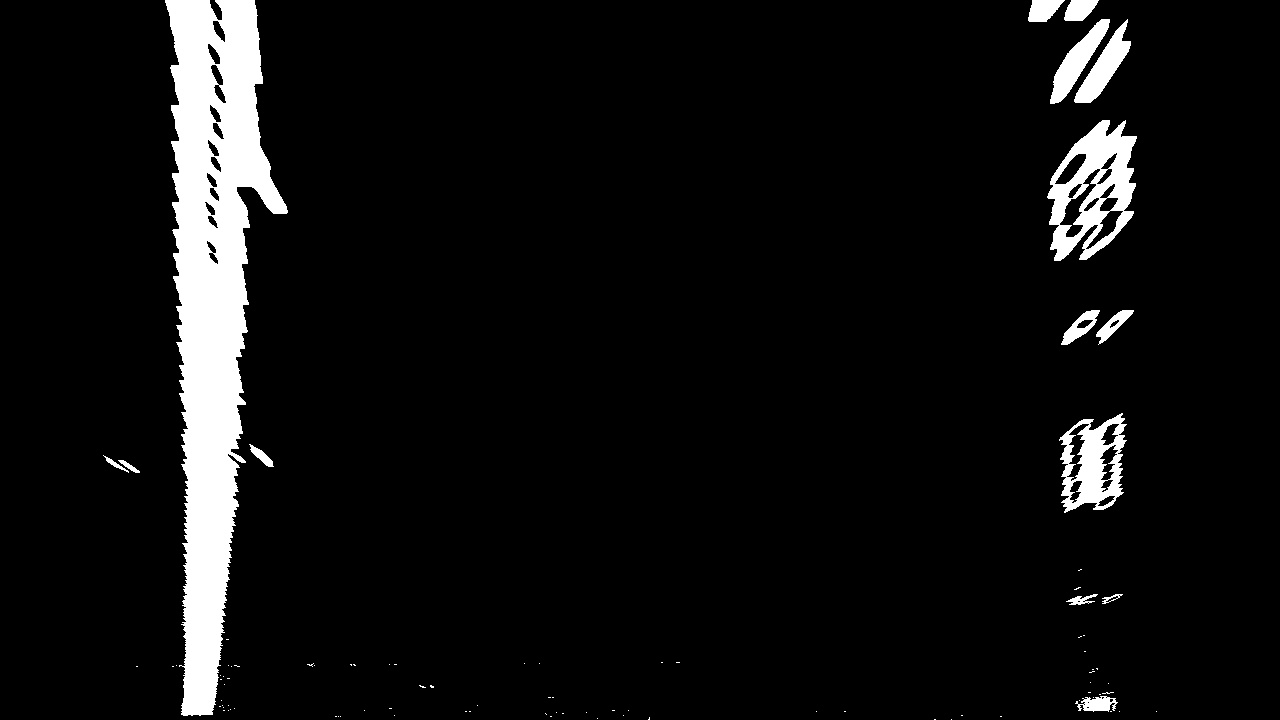
#> input picture output_images/birds_eye_test.jpg, 1280 x 720 px
$ jupyter execute --allow-errors Lane_line.ipynb   (shell and % lines are left out)   (older library calls are emulated)
#> lines starting #> are read from the running program, lines starting #| are printed output that depends on the picture; after the words box and inside, x2 and y2 are one past the last pixel; in counts of white or black regions, pixels touching at a corner belong together; long printed decimals are rounded
#> further down, binary_warped is the input picture: shape (720, 1280); min 0, max 255, mean 16.7
## Advanced Lane Finding Project

The goals / steps of this project are the following:

* Compute the camera calibration matrix and distortion coefficients given a set of chessboard images.
* Apply a distortion correction to raw images.
* Use color transforms, gradients, etc., to create a thresholded binary image.
* Apply a perspective transform to rectify binary image ("birds-eye view").
* Detect lane pixels and fit to find the lane boundary.
* Determine the curvature of the lane and vehicle position with respect to center.
* Warp the detected lane boundaries back onto the original image.
* Output visual display of the lane boundaries and numerical estimation of lane curvature and vehicle position.

---
## First, I'll compute the camera calibration using chessboard images

[cell 1]
import numpy as np
import cv2
import glob
import matplotlib.pyplot as plt


# [27 lines left out: function compute_points_for_calibration, not called in this run]

## Apply a distortion correction to raw images.

[cell 2]
# Define a function that takes an image, number of x and y points,
# camera matrix and distortion coefficients
# [35 lines left out: function corners_unwarp, not called in this run]

[cell 3]
# Compute the camera calibration matrix and distortion coefficients

# Make a list of calibration images
images = glob.glob('./camera_cal/calibration*.jpg')
#> (the rest of this cell did not finish here and is left out)

### Calibration Test

[cell 4]
import matplotlib.image as mpimg

nx, ny = 9, 6

cal_test_img = cv2.imread('./camera_cal/calibration17.jpg')
#> (the rest of this cell did not finish here and is left out)

#> (a cell that did not finish here is left out)

## Use color transforms, gradients, etc., to create a thresholded binary image.

[cell 6]
# [31 lines left out: function color_pipeline, not called in this run]

### Color Pipeline test

#> (a cell that did not finish here is left out)

## Apply a perspective transform to rectify binary image ("birds-eye view").

[cell 8]
# [5 lines left out: function get_image_src_dst, not called in this run]

def get_birds_eye_matrix(img):
    src, dst = get_image_src_dst(img)
    return cv2.getPerspectiveTransform(src, dst)

def get_birds_eye_inverse_matrix(img):
    src, dst = get_image_src_dst(img)
    return cv2.getPerspectiveTransform(dst, src)

# [7 lines left out: function warper, not called in this run]

def birds_eye_view(img):
    src, dst = get_image_src_dst(img)
    return warper(img, src, dst)

#> (a cell that did not finish here is left out)

#> (a cell that did not finish here is left out)

## Detect lane pixels and fit to find the lane boundary.

[cell 11]
def fit_poly(img_shape, leftx, lefty, rightx, righty):
    left_fit = np.polyfit(lefty, leftx, 2)
    right_fit = np.polyfit(righty, rightx, 2)

    # Generate x and y values for plotting
    ploty = np.linspace(0, img_shape[0]-1, img_shape[0] )
    try:
        left_fitx = left_fit[0]*ploty**2 + left_fit[1]*ploty + left_fit[2]
        right_fitx = right_fit[0]*ploty**2 + right_fit[1]*ploty + right_fit[2]
    except TypeError:
        # Avoids an error if `left` and `right_fit` are still none or incorrect
        print('The function failed to fit a line!')
        left_fitx = 1*ploty**2 + 1*ploty
        right_fitx = 1*ploty**2 + 1*ploty

    return left_fitx, right_fitx, ploty, left_fit, right_fit

# [25 lines left out: function search_around_poly, not called in this run]

[cell 12]
def find_lane_pixels(binary_warped, visualize=False):
    # Take a histogram of the bottom half of the image
#> called with visualize = True
    histogram = np.sum(binary_warped[binary_warped.shape[0]//2:,:], axis=0)
#> histogram = 1280 values, max 90779 at index 192, min 0 at index 0, mean 4252.9
    # Create an output image to draw on and visualize the result
    out_img = np.dstack((binary_warped, binary_warped, binary_warped))
    # Find the peak of the left and right halves of the histogram
    # These will be the starting point for the left and right lines
    midpoint = np.int(histogram.shape[0]//2)
#> midpoint = 640
    leftx_base = np.argmax(histogram[:midpoint])
#> leftx_base = 192
    rightx_base = np.argmax(histogram[midpoint:]) + midpoint
#> rightx_base = 1089

    # HYPERPARAMETERS
    # Choose the number of sliding windows
    nwindows = 9
    # Set the width of the windows +/- margin
    margin = 100
    # Set minimum number of pixels found to recenter window
    minpix = 50

    # Set height of windows - based on nwindows above and image shape
    window_height = np.int(binary_warped.shape[0]//nwindows)
#> window_height = 80
    # Identify the x and y positions of all nonzero pixels in the image
    nonzero = binary_warped.nonzero()
#> nonzero = 70198 positions, rows 0 to 719, columns 96 to 1159
    nonzeroy = np.array(nonzero[0])
    nonzerox = np.array(nonzero[1])
    # Current positions to be updated later for each window in nwindows
    leftx_current = leftx_base
#> leftx_current = 192
    rightx_current = rightx_base
#> rightx_current = 1089

    # Create empty lists to receive left and right lane pixel indices
    left_lane_inds = []
    right_lane_inds = []

    # Step through the windows one by one
    for window in range(nwindows):
        # Identify window boundaries in x and y (and right and left)
        win_y_low = binary_warped.shape[0] - (window+1)*window_height
        win_y_high = binary_warped.shape[0] - window*window_height
        win_xleft_low = leftx_current - margin
        win_xleft_high = leftx_current + margin
        win_xright_low = rightx_current - margin
        win_xright_high = rightx_current + margin

        # Draw the windows on the visualization image
        if (visualize):
            cv2.rectangle(out_img,(win_xleft_low,win_y_low), (win_xleft_high,win_y_high),(0,255,0), 2)
            cv2.rectangle(out_img,(win_xright_low,win_y_low), (win_xright_high,win_y_high),(0,255,0), 2)

        # Identify the nonzero pixels in x and y within the window
        good_left_inds = ((nonzeroy >= win_y_low) & (nonzeroy < win_y_high) &
        (nonzerox >= win_xleft_low) &  (nonzerox < win_xleft_high)).nonzero()[0]
        good_right_inds = ((nonzeroy >= win_y_low) & (nonzeroy < win_y_high) &
        (nonzerox >= win_xright_low) &  (nonzerox < win_xright_high)).nonzero()[0]

        # Append these indices to the lists
        left_lane_inds.append(good_left_inds)
        right_lane_inds.append(good_right_inds)

        # If you found > minpix pixels, recenter next window on their mean position
        if len(good_left_inds) > minpix:
            leftx_current = np.int(np.mean(nonzerox[good_left_inds]))
        if len(good_right_inds) > minpix:
            rightx_current = np.int(np.mean(nonzerox[good_right_inds]))
#> this loop made 9 passes
#> (win_xleft_low, win_xleft_high, win_xright_low, win_xright_high, leftx_current, rightx_current) on passes 1 to 9: (92, 292, 989, 1189, 201, 1096), (101, 301, 996, 1196, 204, 1089), (104, 304, 989, 1189, 209, 1089), (109, 309, 989, 1189, 208, 1093), (108, 308, 993, 1193, 210, 1089), (110, 310, 989, 1189, 210, 1086), (110, 310, 986, 1186, 219, 1091), (119, 319, 991, 1191, 216, 1093), (116, 316, 993, 1193, 214, 1084)
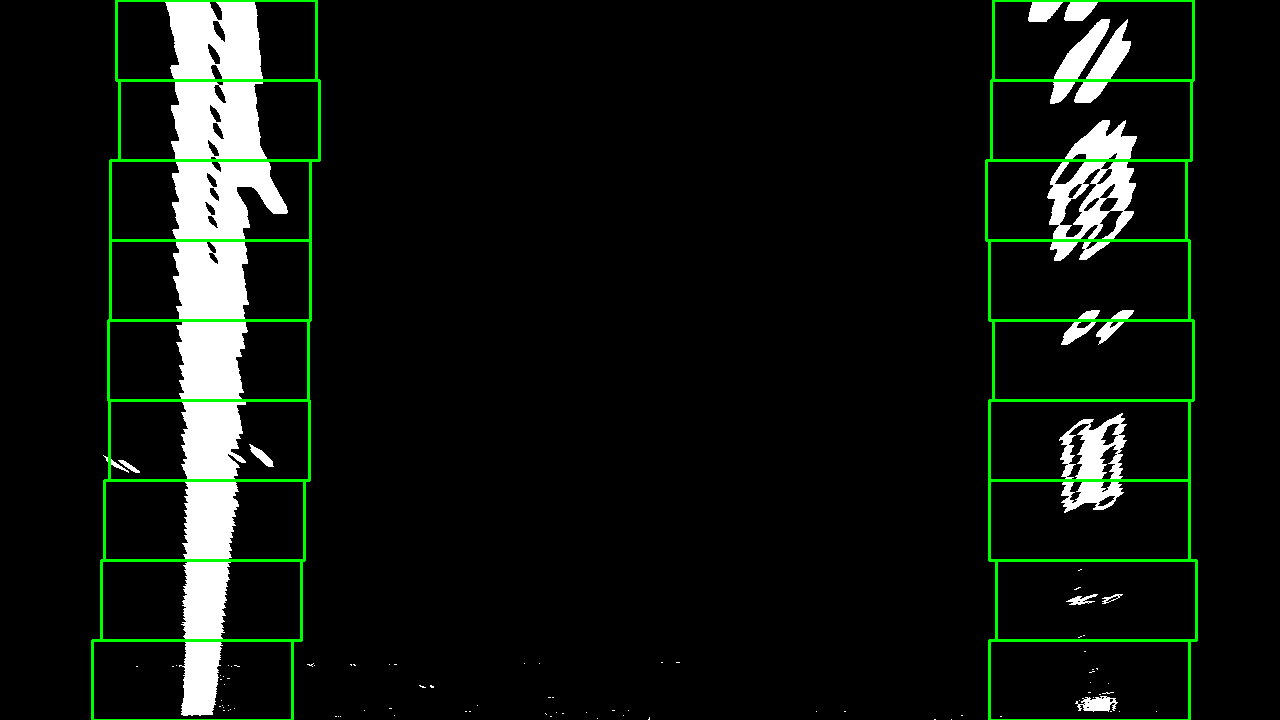
#> out_img: shape (720, 1280, 3); 2.11% of pixels changed, all inside (x1, y1, x2, y2) = (91, 0, 1198, 720); drawn as B, G, R
#> after the loop, left_lane_inds = 9 items; right_lane_inds = 9 items

    # Concatenate the arrays of indices (previously was a list of lists of pixels)
    try:
        left_lane_inds = np.concatenate(left_lane_inds)
        right_lane_inds = np.concatenate(right_lane_inds)
    except ValueError:
        # Avoids an error if the above is not implemented fully
        pass

    # Extract left and right line pixel positions
    leftx = nonzerox[left_lane_inds]
    lefty = nonzeroy[left_lane_inds]
    rightx = nonzerox[right_lane_inds]
    righty = nonzeroy[right_lane_inds]

    return leftx, lefty, rightx, righty, out_img


def fit_polynomial(binary_warped, visualize=False):
    # Find our lane pixels first
    leftx, lefty, rightx, righty, out_img = find_lane_pixels(binary_warped, visualize)
    left_fitx, right_fitx, ploty, _, _ = fit_poly(binary_warped.shape, leftx, lefty, rightx, righty)
#> in fit_poly, `left_fit = np.polyfit(lefty, leftx, 2)`: left_fit = [-4.15e-05, 0.0054, 215.9]
#> in fit_poly, `right_fit = np.polyfit(righty, rightx, 2)`: right_fit = [-5.49e-05, 0.0468, 1083.7]
#> in fit_poly, `left_fitx = left_fit[0]*ploty**2 + left_fit[1]*ploty + left_fit[2]`: left_fitx = 720 values, max 216.1 at index 65, min 198.3 at index 719, mean 210.7
#> in fit_poly, `right_fitx = right_fit[0]*ploty**2 + right_fit[1]*ploty + right_fit[2]`: right_fitx = 720 values, max 1093.7 at index 427, min 1083.7 at index 0, mean 1091.1
#> ploty = 720 values from 0 to 719

    if (not visualize):
        return out_img

    ## Visualization ##
    # Colors in the left and right lane regions
    out_img[lefty, leftx] = [255, 0, 0]
    out_img[righty, rightx] = [0, 0, 255]

    # Plots the left and right polynomials on the lane lines
    plt.plot(left_fitx, ploty, color='yellow')
    plt.plot(right_fitx, ploty, color='yellow')

    return out_img

### Find lanes test

[cell 13]
# straight
# Load our image - this should be a new frame since last time!
binary_warped = mpimg.imread('./output_images/birds_eye_test.jpg')

# Polynomial fit values from the previous frame
result_ = fit_polynomial(binary_warped, True)

# View your output
cv2.imwrite('./output_images/find_lane_test_straight.jpg', cv2.cvtColor(result_, cv2.COLOR_BGR2RGB))
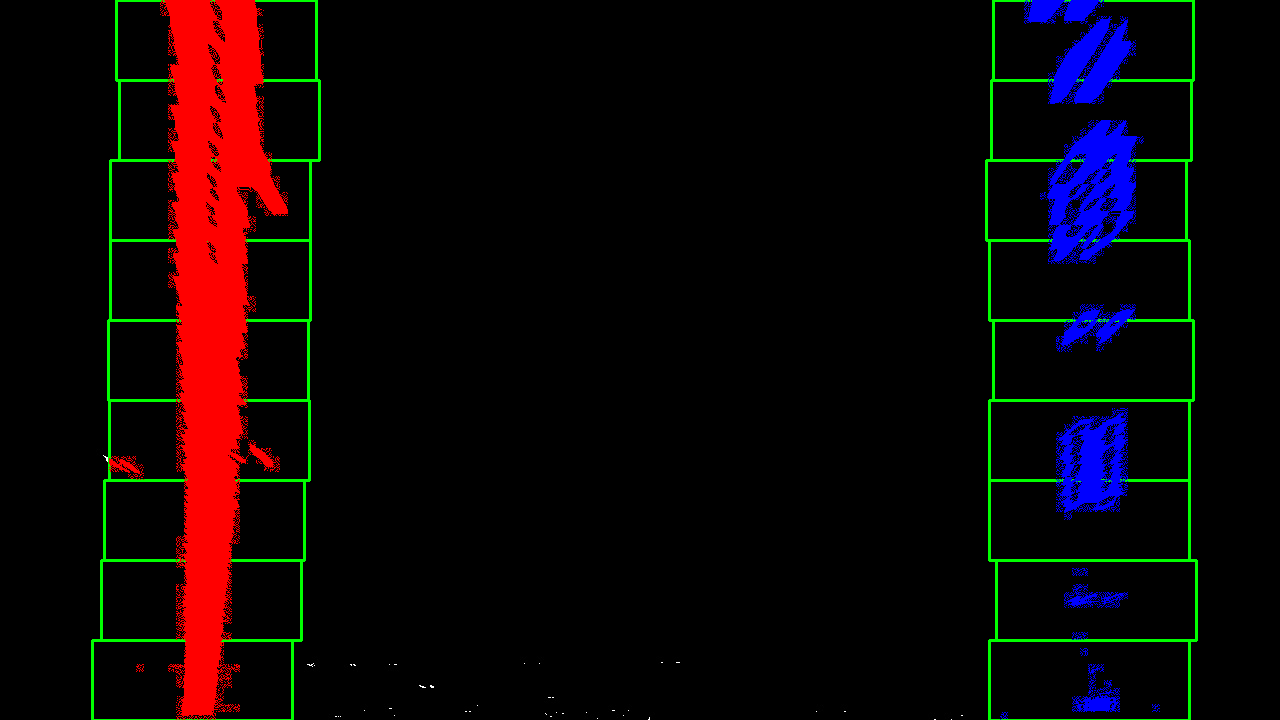
#> saved as find_lane_test_straight.jpg: shape (720, 1280, 3); mean B, G, R 5.9, 4.7, 13.3
plt.imshow(result_)

[cell 14]
# curve
# Load our image - this should be a new frame since last time!
binary_warped = mpimg.imread('./output_images/birds_eye_curve.jpg')
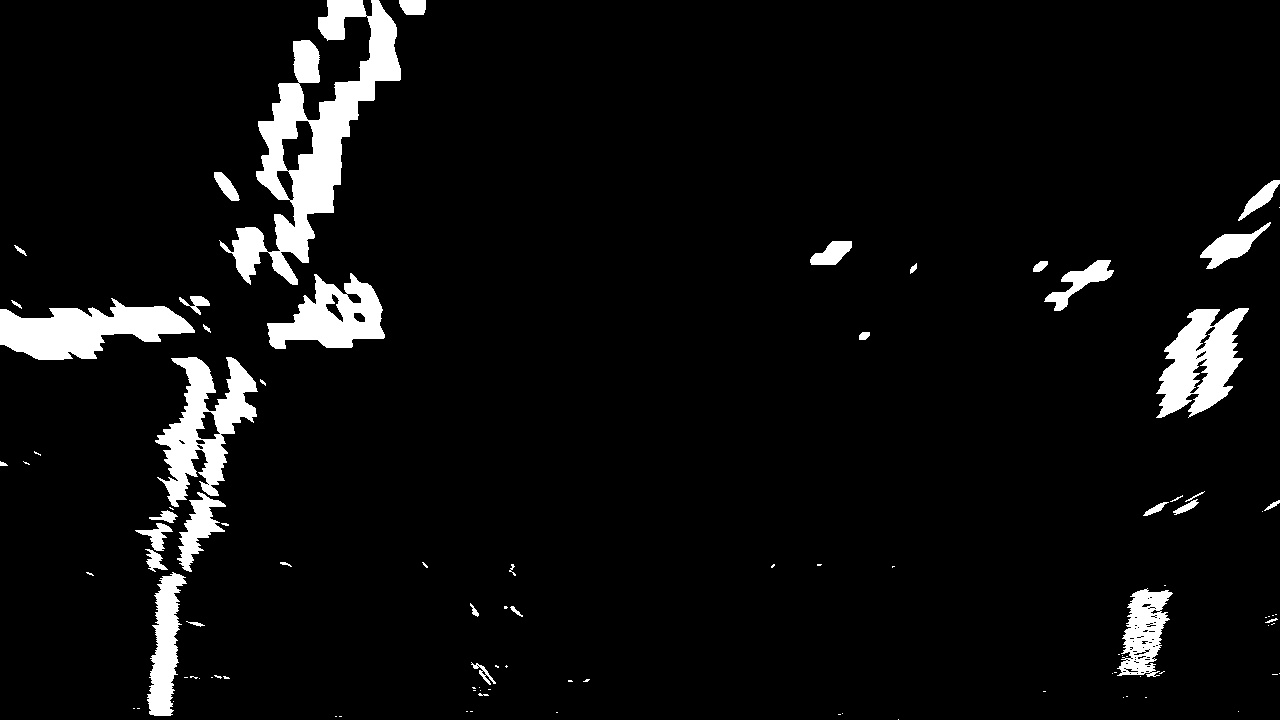
#> input picture output_images/birds_eye_curve.jpg, 1280 x 720 px
#> binary_warped is the input picture: shape (720, 1280); min 0, max 255, mean 14.9

# Polynomial fit values from the previous frame
# Make sure to grab the actual values from the previous step in your project!
#left_fit = np.array([ 2.13935315e-04, -3.77507980e-01,  4.76902175e+02])
#right_fit = np.array([4.17622148e-04, -4.93848953e-01,  1.11806170e+03])

result_ = fit_polynomial(binary_warped, True)
#> call 2 of find_lane_pixels, with visualize = True
#> in find_lane_pixels (call 2), `histogram = np.sum(binary_warped[binary_warped.shape[0]//2:,:], axis=0)`: histogram = 1280 values, max 56787 at index 170, min 0 at index 8, mean 3782.5
#> in find_lane_pixels (call 2), `leftx_base = np.argmax(histogram[:midpoint])`: leftx_base = 170
#> in find_lane_pixels (call 2), `rightx_base = np.argmax(histogram[midpoint:]) + midpoint`: rightx_base = 1140
#> in find_lane_pixels (call 2), `nonzero = binary_warped.nonzero()`: nonzero = 66309 positions, rows 0 to 719, columns 0 to 1279
#> in find_lane_pixels (call 2), `leftx_current = leftx_base`: leftx_current = 170
#> in find_lane_pixels (call 2), `rightx_current = rightx_base`: rightx_current = 1140
#> the loop in find_lane_pixels (call 2), `for window in range(nwindows):` made 9 passes
#> (win_xleft_low, win_xleft_high, win_xright_low, win_xright_high, leftx_current, rightx_current) on passes 1 to 7: (70, 270, 1040, 1240, 164, 1139), (64, 264, 1039, 1239, 168, 1146), (68, 268, 1046, 1246, 185, 1173), (85, 285, 1073, 1273, 201, 1183), (101, 301, 1083, 1283, 203, 1200), (103, 303, 1100, 1300, 222, 1203), (122, 322, 1103, 1303, 281, 1255)
#> (win_xleft_low, win_xleft_high, win_xright_low, win_xright_high, leftx_current) on passes 8 to 9: (181, 381, 1155, 1355, 313), (213, 413, 1155, 1355, 353)
#> after the loop in find_lane_pixels (call 2), `for window in range(nwindows):`:
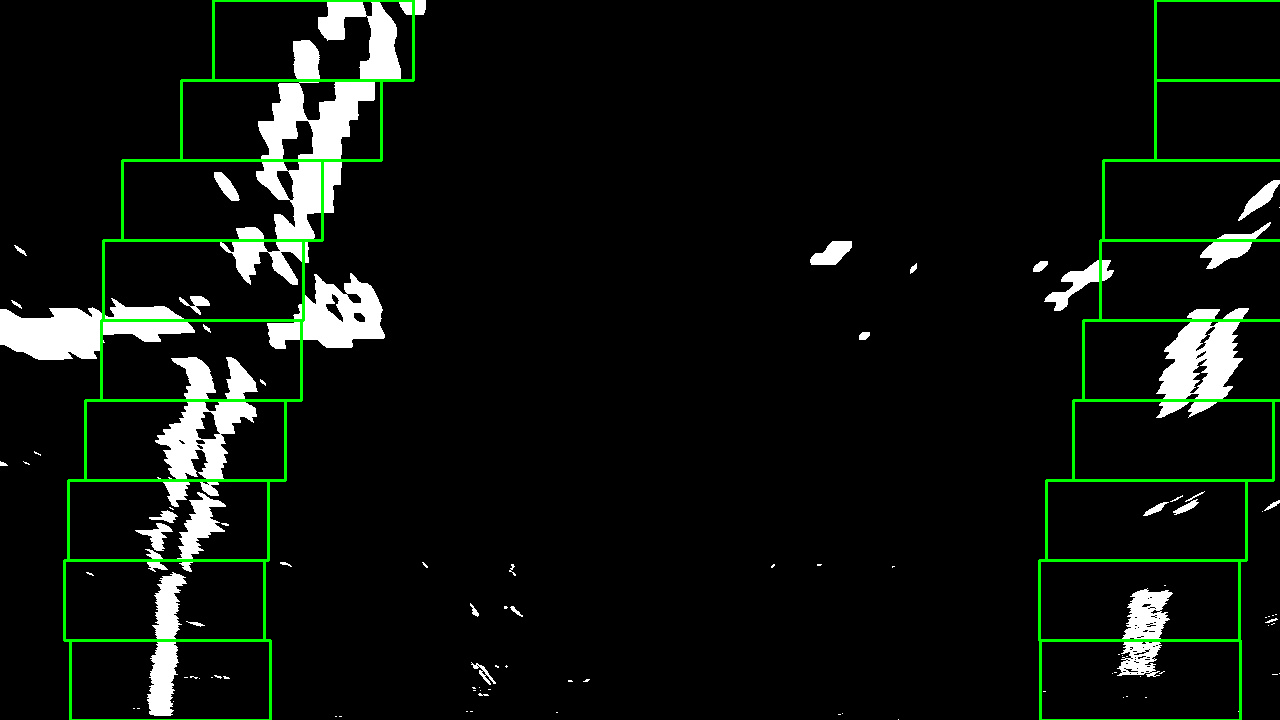
#> out_img: shape (720, 1280, 3); 1.97% of pixels changed, all inside (x1, y1, x2, y2) = (63, 0, 1280, 720); drawn as B, G, R
#> in find_lane_pixels (call 2), `right_lane_inds = np.concatenate(right_lane_inds)`: right_lane_inds = 13610 values, max 66017 at index 1504, min 12182 at index 12385, mean 41789.9
#> in find_lane_pixels (call 2), `rightx = nonzerox[right_lane_inds]`: rightx = 13610 values, max 1279 at index 12402, min 1040 at index 1402, mean 1188.9
#> in find_lane_pixels (call 2), `righty = nonzeroy[right_lane_inds]`: righty = 13610 values, max 711 at index 1500, min 176 at index 12385, mean 415.4
#result_ = search_around_poly(binary_warped//255)

# View your output
cv2.imwrite('./output_images/find_lane_test_curve.jpg', cv2.cvtColor(result_, cv2.COLOR_BGR2RGB))
plt.imshow(result_)
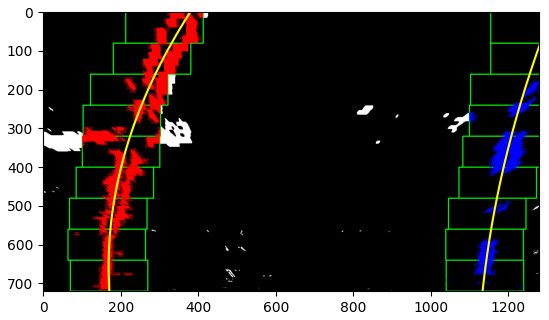
#> figure drawn by matplotlib, 1 panel

## Determine the curvature of the lane and vehicle position with respect to center.

[cell 15]
# Define conversions in x and y from pixels space to meters
ym_per_pix = 30/720 # meters per pixel in y dimension
xm_per_pix = 3.7/700 # meters per pixel in x dimension

def measure_curvature_real(left_fit_cr, right_fit_cr, ploty):
    '''
    Calculates the curvature of polynomial functions in meters.
    '''

    # Define y-value where we want radius of curvature
    # We'll choose the maximum y-value, corresponding to the bottom of the image
    y_eval = np.max(ploty)

    # Calculation of R_curve (radius of curvature)
    left_curverad = ((1 + (2*left_fit_cr[0]*y_eval*ym_per_pix + left_fit_cr[1])**2)**1.5) / np.absolute(2*left_fit_cr[0])
    right_curverad = ((1 + (2*right_fit_cr[0]*y_eval*ym_per_pix + right_fit_cr[1])**2)**1.5) / np.absolute(2*right_fit_cr[0])

    return left_curverad, right_curverad

# [6 lines left out: function vehicle_position_real, not called in this run]

### Curvature Test

[cell 16]
binary_warped = mpimg.imread('./output_images/birds_eye_curve.jpg')
leftx, lefty, rightx, righty, out_img = find_lane_pixels(binary_warped, True)
plt.imshow(out_img)
# Define conversions in x and y from pixels space to meters
left_fit_cr = np.polyfit(lefty * ym_per_pix, leftx * xm_per_pix, 2)
#> left_fit_cr = [0.00148, -0.0812, 2.01]
right_fit_cr = np.polyfit(righty * ym_per_pix, rightx * xm_per_pix, 2)
#> right_fit_cr = [0.0006, -0.0495, 6.94]
ploty = np.linspace(0, binary_warped.shape[0]-1, binary_warped.shape[0])
#> ploty = 720 values from 0 to 719
left_curverad, right_curverad = measure_curvature_real(left_fit_cr, right_fit_cr, ploty)
#> in measure_curvature_real, `left_curverad = ((1 + (2*left_fit_cr[0]*y_eval*ym_per_pix + left_fit_c..`: left_curverad = 337.6
#> in measure_curvature_real, `right_curverad = ((1 + (2*right_fit_cr[0]*y_eval*ym_per_pix + right_fi..`: right_curverad = 834.1
#> left_curverad = 337.6; right_curverad = 834.1
print(left_curverad, 'm', right_curverad, 'm')
#| 337.624 m 834.067 m
